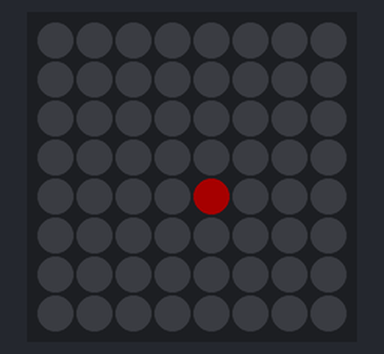
Bench run of a sketch on a simulated Arduino Uno, built with avr-gcc and run on an emulated ATmega328P. Parts: 8×8 RGB LED matrix (first LED top left, wired row by row). Dim RGB values are drawn brighter than linear.

Above: at 0.1 s.
At 1.1 s:
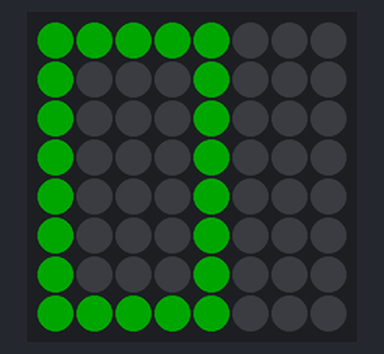
At 2.1 s:
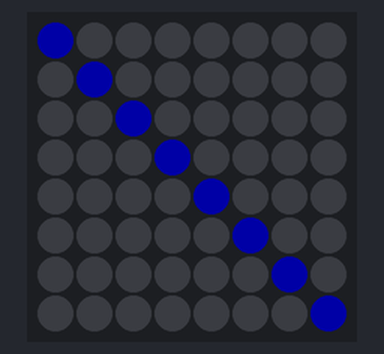
At 3.1 s:
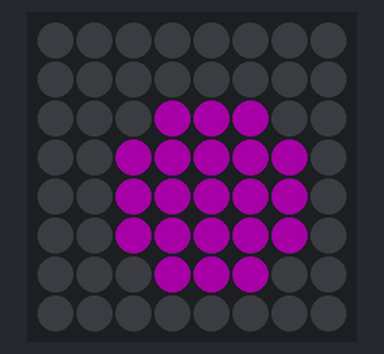
At 4.1 s:
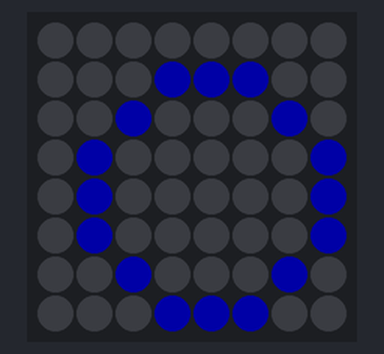
At 5.2 s:
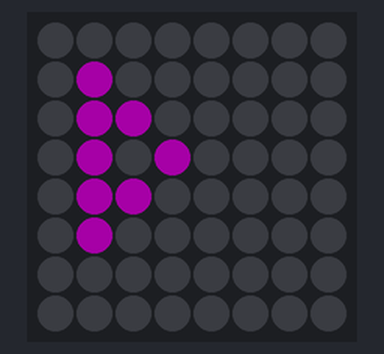

The sketch:

matrixShapes.ino
```cpp
// Based on Adafruit_NeoMatrix example for single NeoPixel Shield. Modified by A.Kleindolph 10-2015.

#include <Adafruit_GFX.h>
#include <Adafruit_NeoMatrix.h>
#include <Adafruit_NeoPixel.h>#endif

#define PIN 12

// MATRIX DECLARATION:
// Parameter 1 = width of NeoPixel matrix
// Parameter 2 = height of matrix
// Parameter 3 = pin number (most are valid)
// Parameter 4 = matrix layout flags, add together as needed:
//   NEO_MATRIX_TOP, NEO_MATRIX_BOTTOM, NEO_MATRIX_LEFT, NEO_MATRIX_RIGHT:
//     Position of the FIRST LED in the matrix; pick two, e.g.
//     NEO_MATRIX_TOP + NEO_MATRIX_LEFT for the top-left corner.
//   NEO_MATRIX_ROWS, NEO_MATRIX_COLUMNS: LEDs are arranged in horizontal
//     rows or in vertical columns, respectively; pick one or the other.
//   NEO_MATRIX_PROGRESSIVE, NEO_MATRIX_ZIGZAG: all rows/columns proceed
//     in the same order, or alternate lines reverse direction; pick one.
//   See example below for these values in action.
// Parameter 5 = pixel type flags, add together as needed:
//   NEO_KHZ800  800 KHz bitstream (most NeoPixel products w/WS2812 LEDs)
//   NEO_KHZ400  400 KHz (classic 'v1' (not v2) FLORA pixels, WS2811 drivers)
//   NEO_GRB     Pixels are wired for GRB bitstream (most NeoPixel products)
//   NEO_RGB     Pixels are wired for RGB bitstream (v1 FLORA pixels, not v2)


// Example for NeoPixel Shield.  In this application we'd like to use it
// as a 5x8 tall matrix, with the USB port positioned at the top of the
// Arduino.  When held that way, the first pixel is at the top right, and
// lines are arranged in columns, progressive order.  The shield uses
// 800 KHz (v2) pixels that expect GRB color data.
Adafruit_NeoMatrix matrix = Adafruit_NeoMatrix(8, 8, PIN,
                            NEO_MATRIX_TOP     + NEO_MATRIX_RIGHT +
                            NEO_MATRIX_COLUMNS + NEO_MATRIX_PROGRESSIVE,
                            NEO_GRB            + NEO_KHZ800);

const uint16_t colors[] = {
  matrix.Color(255, 0, 0), matrix.Color(0, 255, 0), matrix.Color(0, 0, 255), matrix.Color(255, 0, 255)
};

void setup() {
  matrix.begin();
  matrix.setBrightness(40);
}

void loop() {
  matrix.drawPixel(4, 4, colors[0]);    //draw pixel at x=4 and y=4 using first color in array
  matrix.show();                        //show data on matrix
  delay(1000);
  matrix.fillScreen(0);                 //clear screen

  matrix.drawRect(0, 0, 5, 8, colors[1]);  //draw rectangle from x=0 and y=0 with a width of 5 pixels and height of 8
  matrix.show();
  delay(1000);
  matrix.fillScreen(0);

  matrix.drawLine(0, 0, 8, 8, colors[2]); //draw line from x=0 and y=0 to x=8 and y=8;
  matrix.show();
  delay(1000);
  matrix.fillScreen(0);

  matrix.fillCircle(4, 4, 2, colors[3]); //draw filled circle with center at x=4 and y=4 with radius of 2 pixels
  matrix.show();
  delay(1000);
  matrix.fillScreen(0);

  matrix.drawCircle(4, 4, 3, colors[2]); //draw circle with center at x=4 and y=4 with radius of 3 pixels
  matrix.show();
  delay(1000);
  matrix.fillScreen(0);

  matrix.drawTriangle(1, 1, 3, 3, 1, 5, colors[3]); //plot three x and y triangle points
  matrix.show();
  delay(1000);
  matrix.fillScreen(0);

}
```

Measured:
- by itself, everything shown: repeats every 6.1 s, in 6 steps
- what the display in image 1 shows lasts 1.0 s, from 1.0 s to 2.0 s
